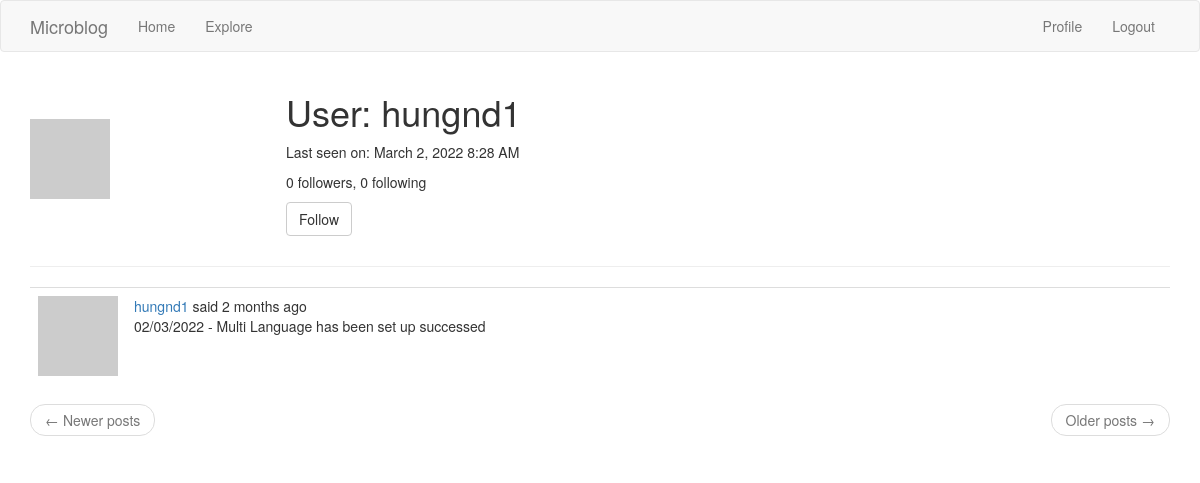
The page /user/hungnd1 (signed in) on the database as committed earlier.
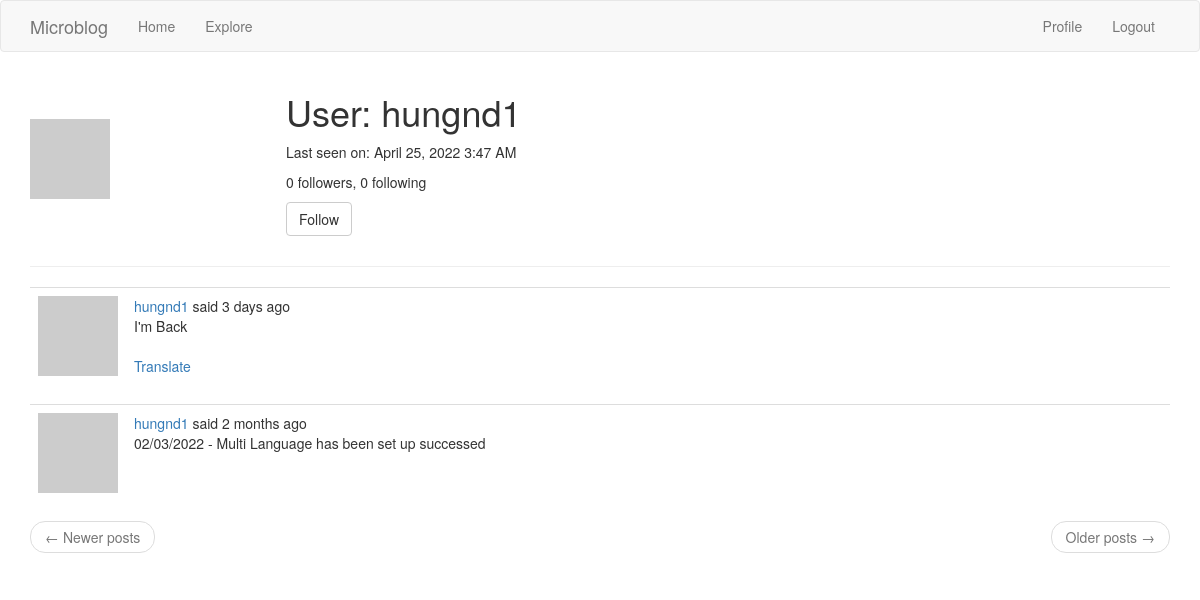
The same page on the database as committed later.
### app/models.py (models this page shows, shortened)
class User(db.Model, UserMixin):
    id = db.Column(db.Integer, primary_key=True)
    username = db.Column(db.String(64), index=True, unique=True)
    email = db.Column(db.String(120), index=True, unique=True)
    password_hash = db.Column(db.String(128))
    posts = db.relationship('Post', backref='author', lazy='dynamic')
    about_me = db.Column(db.String(140))
    last_seen = db.Column(db.DateTime, default=datetime.utcnow)
    followed = db.relationship('User',
                               secondary=followers,
                               primaryjoin=(followers.c.follower_id == id),
                               secondaryjoin=(followers.c.followed_id == id),
                               backref=db.backref('followers', lazy='dynamic'), lazy='dynamic')
    def avatar(self, size):
        digest = md5(self.email.lower().encode('utf-8')).hexdigest()
        return 'https://www.gravatar.com/avatar/{}?d=identicon&s={}'.format(digest, size)
    def is_following(self, user):
        return self.followed.filter(followers.c.followed_id == user.id).count() > 0

class Post(db.Model):
    id = db.Column(db.Integer, primary_key=True)
    body = db.Column(db.String(140))
    timestamp = db.Column(db.DateTime, index=True, default=datetime.utcnow)
    user_id = db.Column(db.Integer, db.ForeignKey('user.id'))
    language = db.Column(db.String(5))

### app/main/routes.py (the view)
@bp.route('/user/<username>')
@login_required
def user(username):
    user = User.query.filter_by(username=username).first_or_404()
    page = request.args.get('page', 1, type=int)
    posts = user.posts.order_by(Post.timestamp.desc()).paginate(
        page, current_app.config['POSTS_PER_PAGE'], False)
    next_url = url_for('main.user', username=user.username,
                       page=posts.next_num) if posts.has_next else None
    prev_url = url_for('main.user', username=user.username,
                       page=posts.prev_num) if posts.has_prev else None
    form = EmptyForm()
    return render_template('user.html', user=user, posts=posts.items,
                           next_url=next_url, prev_url=prev_url, form=form)

### app/main/forms.py
class EmptyForm(FlaskForm):
    submit = SubmitField('Submit')

### app/main/routes.py (called while the page is built)
@bp.before_app_request
def before_request():
    if current_user.is_authenticated:
        current_user.last_seen = datetime.utcnow()
        db.session.commit()
    g.locale = str(get_locale())

### app/models.py (called while the page is built)
@login.user_loader
def load_user(id):
    return User.query.get(int(id))

### app/templates/user.html (shortened to what this page needs)
{% extends "base.html" %}
{% block app_content %}
    <table>
        <tr>
            <td width="256px"><img src="{{ user.avatar(256) }}"></td>
            <td>
                <h1>{{ _('User') }}: {{ user.username }}</h1>
                {% if user.last_seen %}
                <p>{{ _('Last seen on') }}: {{ moment(user.last_seen).format('LLL') }}</p>
                {% endif %}
                <p>{{ _('%(count)d followers', count=user.followers.count()) }}, {{ _('%(count)d following', count=user.followed.count()) }}</p>
                {% if user == current_user %}
                <p><a href="{{ url_for('main.edit_profile') }}">{{ _('Edit your profile') }}</a></p>
                {% elif not current_user.is_following(user) %}
                <p>
                    <form action="{{ url_for('main.follow', username=user.username) }}" method="post">
                        {{ form.submit(value=_('Follow'), class_='btn btn-default') }}
                    </form>
                </p>
                {% endif %}
            </td>
        </tr>
    </table>
    <hr>
    {% for post in posts %}
        {% include '_post.html' %}
    {% endfor %}
    <ul class="pager">
            <li class="previous{% if not prev_url %} disabled{% endif %}">
                <a href="{{ prev_url or '#' }}">
                    <span aria-hidden="true">&larr;</span> {{ _('Newer posts') }}
                </a>
            </li>
            <li class="next{% if not next_url %} disabled{% endif %}">
                <a href="{{ next_url or '#' }}">
                    {{ _('Older posts') }} <span aria-hidden="true">&rarr;</span>
                </a>
            </li>
        </ul>
{% endblock %}

### app/templates/base.html (shortened to what this page needs)
{% extends "bootstrap/base.html" %}
{% block navbar %}
    <nav class="navbar navbar-default">
        <div class="container">
            <div class="navbar-header">
                <a class="navbar-brand" href="{{ url_for('main.index') }}">Microblog</a>
            </div>
            <div class="collapse navbar-collapse" id="bs-example-navbar-collapse-1">
                <ul class="nav navbar-nav">
                    <li><a href="{{ url_for('main.index') }}">{{ _('Home') }}</a></li>
                    <li><a href="{{ url_for('main.explore') }}">{{ _('Explore') }}</a></li>
                </ul>
                <ul class="nav navbar-nav navbar-right">
                    {% if current_user.is_anonymous %}
                    <li><a href="{{ url_for('auth.login') }}">{{ _('Login') }}</a></li>
                    {% else %}
                    <li><a href="{{ url_for('main.user', username=current_user.username) }}">{{ _('Profile') }}</a></li>
                    <li><a href="{{ url_for('auth.logout') }}">{{ _('Logout') }}</a></li>
                    {% endif %}
                </ul>
            </div>
        </div>
    </nav>
{% endblock %}
{% block content %}
    <div class="container">
        {% block app_content %}{% endblock %}
    </div>
{% endblock %}

### app/templates/_post.html (shortened to what this page needs)
 <table class="table table-hover">
        <tr>
            <td width="70px">
                <a href="{{ url_for('main.user', username=post.author.username) }}">
                    <img src="{{ post.author.avatar(70) }}" />
                </a>
            </td>
            <td>
                {{ _('%(username)s said %(when)s',
                    username=user_link, when=moment(post.timestamp).fromNow()) }}
                <br>
                {{ post.body }}
                {% if post.language and post.language != g.locale %}
                <br><br>
                <a href="#">{{ _('Translate') }}</a>
                {% endif %}
            </td>
        </tr>
    </table>

Rows that differ between the two databases and show on the page:
changed User "hungnd1": last_seen "March 2, 2022 8:28 AM" → "April 25, 2022 3:47 AM"
added Post: body "I'm Back"
